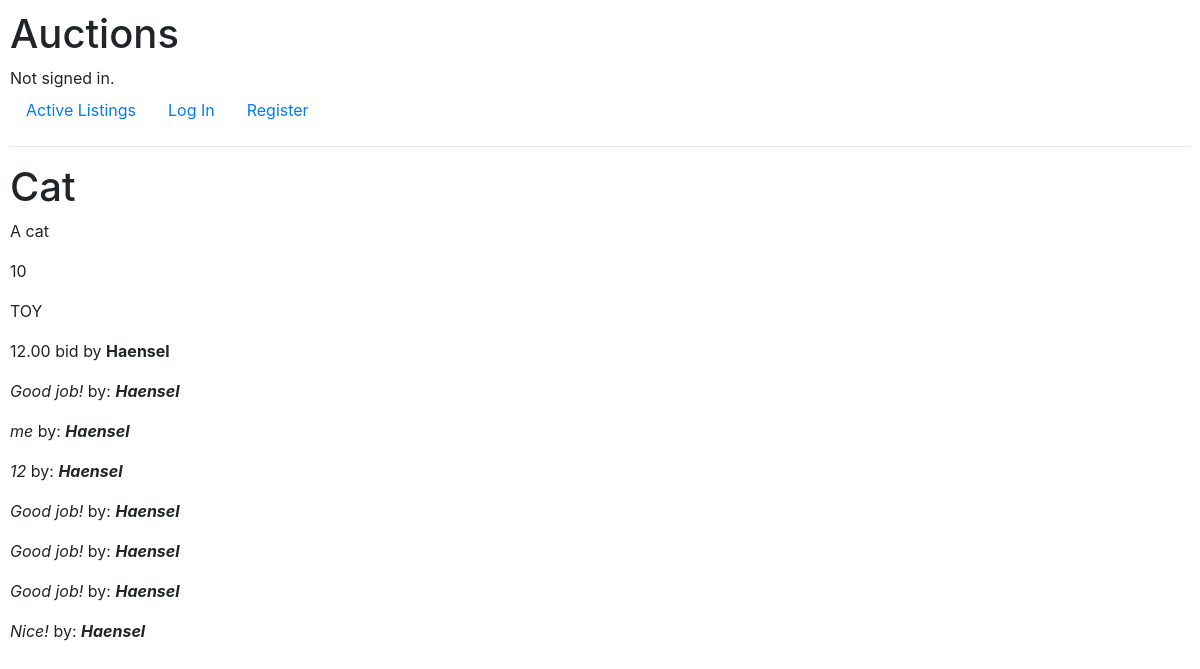
The app's page /listings/35 with its own data.
### auctions/models.py (models this page shows, shortened)
class Listing(models.Model):
    CATEGORY = (
        ('EL', 'electricity'),
        ('TOY', 'toy'),
        ('BK', 'book'),
        ('CL', 'clothing'),
    )
    watch_list = models.ManyToManyField(User, blank = True, related_name="watch_list")
    title = models.CharField(max_length=150)
    description = models.CharField(max_length=150)
    start_bid = models.IntegerField()
    category = models.CharField(max_length = 3, choices = CATEGORY)
    created_by = models.ForeignKey(User, on_delete=models.CASCADE, related_name="placed_by")
    image = models.ImageField(upload_to = 'images', blank=True, null=True)
    auction_open = models.BooleanField()
    def __str__(self):
        return f"title:{self.title}, {self.description}, starting bid: {self.start_bid}, category: {self.category}"

class Bids(models.Model):
    amount = models.DecimalField(max_digits=8, decimal_places=2)
    created_by = models.ForeignKey(User, on_delete=models.CASCADE, related_name="created_by")
    auction_item = models.ForeignKey(Listing, on_delete=models.CASCADE, related_name="bids")

class User(AbstractUser):
    pass

class Comments(models.Model):
    comment = models.CharField(max_length=400)
    auction_item = models.ForeignKey(Listing, on_delete=models.CASCADE, related_name="comments")
    posted_by = models.ForeignKey(User, on_delete=models.CASCADE, related_name= "posted_by")
    def __str__(self):
        return f"{self.comment}, for item: {self.auction_item}, posted by:  {self.posted_by}"

### auctions/views.py (the view, shortened to what this page needs)
# urls.py: re_path(r"listings/(?P<site>[\w]+)$", views.show_one_listing, name = "listing")
def show_one_listing(request, **listing):
    pathList = request.path.split("/")
    cur_listing = Listing.objects.get(id=pathList[len(pathList) - 1])
    cur_biddings = cur_listing.bids.all().order_by("amount") # Get all biddings from the auction
    isCreator = is_current_user_creator(request, cur_listing.created_by)
    if request.method == "GET":
        comments = cur_listing.comments.all()
        print(comments)
        return render(request, 'auctions/listing.html', {
            "biddings": cur_biddings,
            "listing": cur_listing,
            "bidform" : BidForm(),
            "commentform" : CommentForm(),
            "isCreator": isCreator,
            "winner" : get_winner(cur_biddings)==request.user,
            "comments" : comments
        })
    elif request.method == "POST" and "closing" in request.POST:
        cur_listing.auction_open = False
        cur_listing.save()
        return HttpResponseRedirect(reverse("listing", args=(pathList[len(pathList) - 1],)))
    elif request.method == "POST" and "commenting" in request.POST:
        commentForm = CommentForm(request.POST)
        if commentForm.is_valid():
            cur_comment = Comments(comment = commentForm.cleaned_data["comment"], auction_item = cur_listing, posted_by = request.user)
            cur_comment.save()
            return HttpResponseRedirect(reverse("listing", args=(pathList[len(pathList) - 1],)))

### auctions/views.py (called while the page is built)
def is_current_user_creator(request, creator):
    if request.user == creator:
        return True
    else:
        return False

def get_winner(biddings):
    winner = ""
    offer = 0
    for bid in biddings:
        if bid.amount > offer:
            winner = bid.created_by
            offer = bid.amount
    return winner;

### auctions/templates/auctions/listing.html (shortened to what this page needs)
{% extends "auctions/layout.html" %}
{% block body %}
<h1>{{listing.title}}</h1>
<p>{{listing.description}}</p>
<p>{{listing.start_bid}}</p>
<p>{{listing.category}}</p>
{% for bid in biddings %}
<p> {{bid.amount}} bid by <b>{{bid.created_by}}</b></p>
{% empty %}
<p> No active listings. </p>
<p> Startbid: <b>{{listing.start_bid}}</b>
{% endfor %}
{% for comment in comments %}
<p><i>{{comment.comment}}</i> by: <b><i>{{comment.posted_by}}</i></b></p>
{%endfor %}
{% endblock %}

### auctions/templates/auctions/layout.html (shortened to what this page needs)
{% load static %}
<!DOCTYPE html>
<html lang="en">
    <head>
        <link rel="stylesheet" href="https://stackpath.bootstrapcdn.com/bootstrap/4.4.1/css/bootstrap.min.css">
        <link href="{% static 'auctions/styles.css' %}" rel="stylesheet">
    </head>
    <body>
        <h1>Auctions</h1>
        <div>
            {% if user.is_authenticated %}
                Signed in as <strong>{{ user.username }}</strong>.
            {% else %}
                Not signed in.
            {% endif %}
        </div>
        <ul class="nav">
            <li class="nav-item">
                <a class="nav-link" href="{% url 'active_listings' %}">Active Listings</a>
            </li>
            {% if user.is_authenticated %}
                <li class="nav-item">
                    <a class="nav-link" href="{% url 'logout' %}">Log Out</a>
                </li>
				<li class="nav-item">
					<a class="nav-link" href="{% url 'create_listings' %}">Create Listing</a>
				</li>
            {% else %}
                <li class="nav-item">
                    <a class="nav-link" href="{% url 'login' %}">Log In</a>
                </li>
                <li class="nav-item">
                    <a class="nav-link" href="{% url 'register' %}">Register</a>
                </li>
            {% endif %}
        </ul>
        <hr>
        {% block body %}
        {% endblock %}
    </body>
</html>

### auctions/static/auctions/styles.css (style rules this page uses)
body { padding: 10px; }

### records on screen
Listing: title "Cat", description "A cat", start_bid "10", category "TOY"
Bids: amount "12.00", created_by "Haensel"
Comments: comment "Good job!", posted_by "Haensel"
Comments: comment "me", posted_by "Haensel"
Comments: comment "12", posted_by "Haensel"
Comments: comment "Good job!", posted_by "Haensel"
Comments: comment "Good job!", posted_by "Haensel"
Comments: comment "Good job!", posted_by "Haensel"
Comments: comment "Nice!", posted_by "Haensel"
